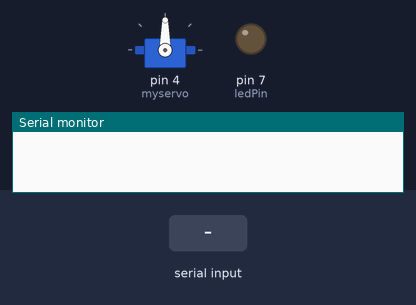
Bench run of a sketch on a simulated Arduino Uno, built with avr-gcc and run on an emulated ATmega328P. Shown: servo, output pins drawn as LEDs (lit = HIGH), the last lines printed to the serial monitor. Inputs (shaded band) come from the test bench.

Above: at 1.2 s.
1.3 s: "servoOpen" received over Serial
At 2.55 s:
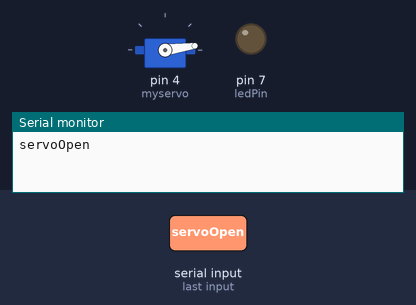
4.3 s: "lightOn" received over Serial
At 7.0 s:
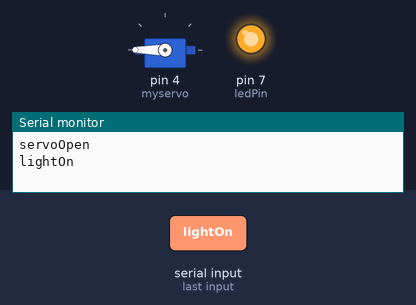
7.3 s: "1" received over Serial
At 12.0 s:
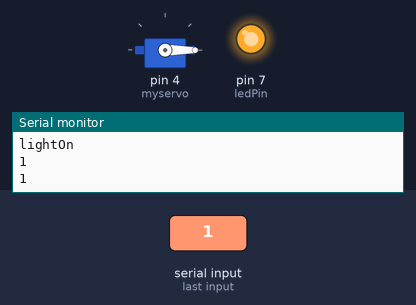
Timing chart, 0 to 13.5 s (numbered marks = the images above; inputs shaded):
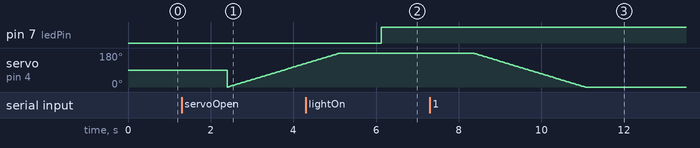

Measured:
- after the input at 4.3 s, pin 7 (ledPin): LOW → HIGH after 1.8 s
- after the input at 7.3 s, servo on pin 4 (myservo): moves from 180° to 0° over 2.7 s, starting after 1.0 s

The sketch:

USBSerialReadandAct.ino
```cpp
 // Wiring/Arduino code:
 // Read data from the serial and turn ON or OFF a light depending on the value
 #include <Servo.h> // servo library is always included when using servos

 Servo myservo ; //myservo is the variable name assigned to the servo

                    //moves the servo from 0 to 180 degrees
 int pos = 0 ;
 String string;
// char val[20]; // Data received from the serial port
 int ledPin = 7; // Set the pin to digital I/O 4

 void setup() {
 pinMode(ledPin, OUTPUT); // Set pin as OUTPUT
 myservo.attach(4); //written in setup method, servo is attached to pin 8
 Serial.begin(9600); // Start serial communication at 9600 bps
 }

 void loop()
    {
      while (Serial.available())
      { // If data is available to read,
         string = String(Serial.readString());
         string.trim();
        //val[0] = Serial.read(); // read it and store it in val
         Serial.println(string);


 if (string == "lightOn")
 { // If H was received
 digitalWrite(ledPin, HIGH); // turn the LED on
 }
 else if (string == "lightOff")
 {
 digitalWrite(ledPin, LOW); // Otherwise turn it OFF
 }
 else if (string == "servoOpen")
 {
     for (pos = 0; pos <= 180; pos += 1)
     { // goes from 0 degrees to 180 degrees
    // in steps of 1 degree
    myservo.write(pos);              // tell servo to go to position in variable 'pos'
    delay(15);
      }
 }
 else
  {
    for (pos = 180; pos >= 0; pos -= 1)
    { // goes from 180 degrees to 0 degrees
    myservo.write(pos);              // tell servo to go to position in variable 'pos'
    delay(15);                       // waits 15 ms for the servo to reach the position
    }
  Serial.println(string);

 }
  }
 delay(100); // Wait 100 milliseconds for next reading
 }
```
